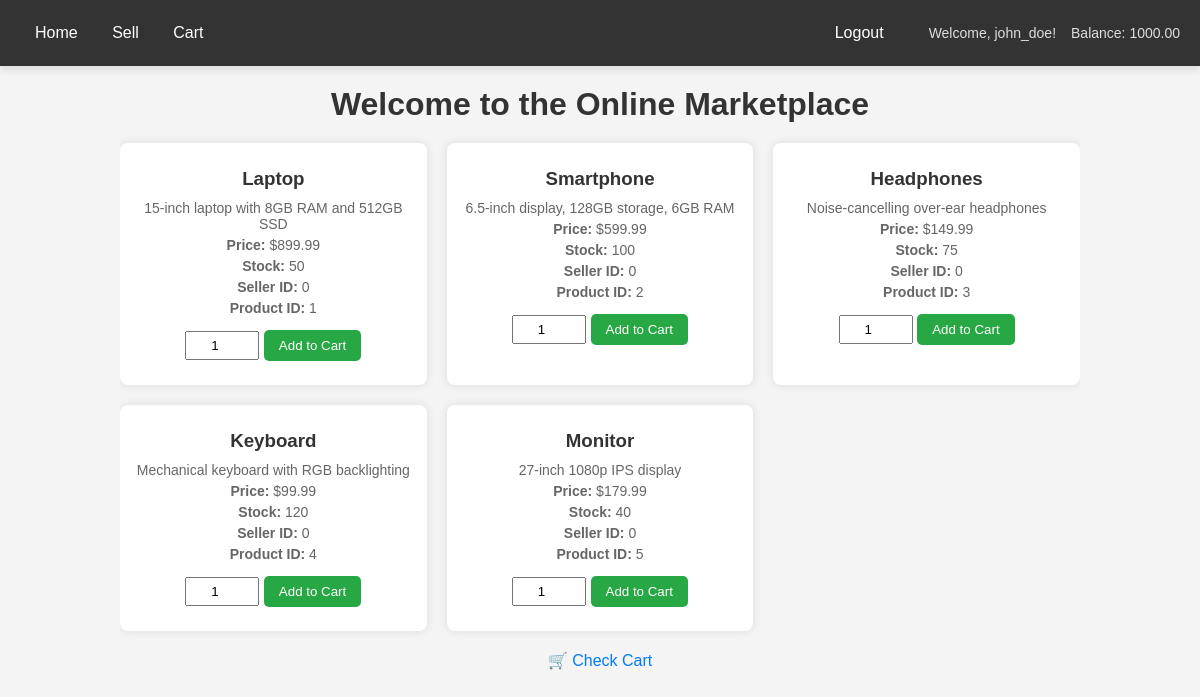
/index.php (signed in), run on the app's committed database.
### tables this page shows
CREATE TABLE users (
    user_id INT(11) NOT NULL AUTO_INCREMENT,
    username VARCHAR(50) NOT NULL UNIQUE,
    password VARCHAR(255) NOT NULL,
    balance DECIMAL(10,2) DEFAULT 0.00,
    PRIMARY KEY (user_id)
);

CREATE TABLE products (
    id INT(11) NOT NULL AUTO_INCREMENT,
    name VARCHAR(100) NOT NULL,
    description TEXT,
    price DECIMAL(10,2) NOT NULL,
    stock INT(11) NOT NULL,
    seller_id INT(11) NOT NULL,
    PRIMARY KEY (id),
    FOREIGN KEY (seller_id) REFERENCES users(user_id)
        ON DELETE CASCADE
        ON UPDATE CASCADE
);

### index.php (the view, shortened to what this page needs)
<?php
include 'navbar.php';
$servername = "localhost";
$username = "root";
$password = "";
$dbname = "online_marketplace";
$conn = new mysqli($servername, $username, $password, $dbname);
$sql = "SELECT * FROM products";
$result = $conn->query($sql);
?>
<!DOCTYPE html>
<html lang="en">
<head>
</head>
<body>
<div class="container">
    <h1>Welcome to the Online Marketplace</h1>
    <div class="products">
        <?php while ($product = $result->fetch_assoc()): ?>
            <div class="product-card">
                <h3><?php echo htmlspecialchars($product['name']); ?></h3>
                <p><?php echo htmlspecialchars($product['description']); ?></p>
                <p><strong>Price:</strong> $<?php echo htmlspecialchars($product['price']); ?></p>
                <p><strong>Stock:</strong> <?php echo htmlspecialchars($product['stock']); ?></p>
                <p><strong>Seller ID:</strong> <?php echo htmlspecialchars($product['seller_id']); ?></p>
                <p><strong>Product ID:</strong> <?php echo htmlspecialchars($product['id']); ?></p>
                <form method="POST" action="add_to_cart.php">
                    <input type="number" name="quantity" value="1" min="1" max="<?php echo $product['stock']; ?>" required>
                    <button type="submit">Add to Cart</button>
                </form>
            </div>
        <?php endwhile; ?>
    </div>
    <a class="cart-link" href="view_cart.php">🛒 Check Cart</a>
</div>
</body>
</html>

### navbar.php (shortened to what this page needs)
<!DOCTYPE html>
<html lang="en">
<head>
</head>
<body>
<div class="navbar">
    <div class="left">
        <a href="index.php">Home</a>
        <a href="sell_product.php">Sell</a>
        <a href="view_cart.php">Cart</a>
    </div>
    <div class="right">
        <?php if (isset($_SESSION['user_id'])): ?>
            <a href="logout.php">Logout</a>
            <a href="profile.php"><span class="user-info">Welcome, <?php echo $_SESSION['username']; ?>!</span></a>
            <?php
                if (isset($_SESSION['user_id'])) {
                    $conn = new mysqli("localhost", "root", "", "online_marketplace");
                    if (!$conn->connect_error) {
                        $stmt = $conn->prepare("SELECT balance FROM users WHERE user_id = ?");
                        $stmt->bind_param("i", $_SESSION['user_id']);
                        $stmt->execute();
                        $stmt->bind_result($updated_balance);
                        if ($stmt->fetch()) {
                            echo '<span class="user-info">Balance: ' . $updated_balance . '</span>';
                        }
                    }
                }
                ?>
        <?php else: ?>
            <a href="login.php">Login</a>
            <a href="sign_up.php">Sign Up</a>
        <?php endif; ?>
    </div>
</div>
</body>
</html>

### navbar.php (style rules this page uses)
body { font-family: Arial, sans-serif; margin: 0; padding: 0; background-color: #f4f4f4; }
.navbar { background-color: #333; padding: 14px 20px; box-shadow: 0 4px 8px rgba(0, 0, 0, 0.1); display: flex; justify-content: space-between; align-items: center; position: sticky; top: 0; z-index: 1000; }
.navbar a { color: white; text-decoration: none; padding: 10px 15px; font-size: 16px; transition: background-color 0.3s ease, color 0.3s ease; }
.navbar .right { display: flex; align-items: center; }
.navbar .right a { margin-left: 15px; }
.navbar .user-info { font-size: 14px; color: #ddd; }

### index.php (style rules this page uses)
body { font-family: Arial, sans-serif; background: #f4f4f4; margin: 0; padding: 0; }
.container { width: 80%; margin: auto; overflow: hidden; text-align: center; }
h1 { margin: 20px 0; color: #333; }
.products { display: grid; grid-template-columns: repeat(auto-fit, minmax(250px, 1fr)); gap: 20px; margin-top: 20px; }
.product-card { background: white; padding: 15px; border-radius: 8px; box-shadow: 0px 0px 10px rgba(0, 0, 0, 0.1); text-align: center; }
.product-card h3 { margin: 10px 0; color: #333; }
.product-card p { font-size: 14px; color: #666; margin: 5px 0; }
.product-card input { width: 60px; padding: 5px; margin: 10px 0; text-align: center; }
.product-card button { background: #28a745; color: white; border: none; padding: 8px 15px; border-radius: 5px; cursor: pointer; transition: 0.3s; }
.cart-link { display: block; margin-top: 20px; font-size: 16px; color: #007bff; text-decoration: none; }

### data on the page
users: balance "1000.00"
products: name "Laptop", description "15-inch laptop with 8GB RAM and 512GB SSD", price "899.99", stock "50", seller "0", id "1"
products: name "Smartphone", description "6.5-inch display, 128GB storage, 6GB RAM", price "599.99", stock "100", seller "0", id "2"
products: name "Headphones", description "Noise-cancelling over-ear headphones", price "149.99", stock "75", seller "0", id "3"
products: name "Keyboard", description "Mechanical keyboard with RGB backlighting", price "99.99", stock "120", seller "0", id "4"
products: name "Monitor", description "27-inch 1080p IPS display", price "179.99", stock "40", seller "0", id "5"

### other printed values
$_SESSION['username'] "john_doe"
